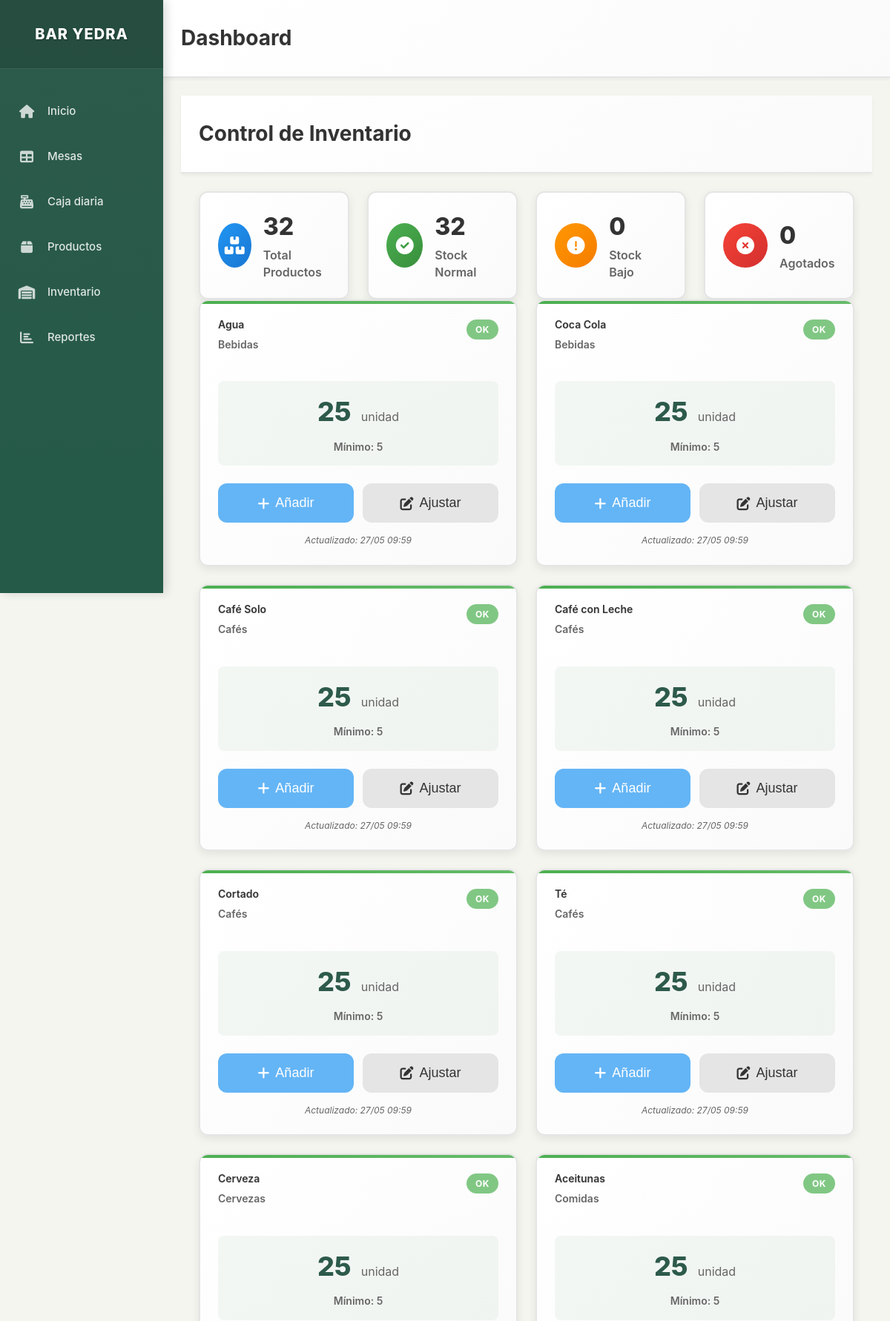
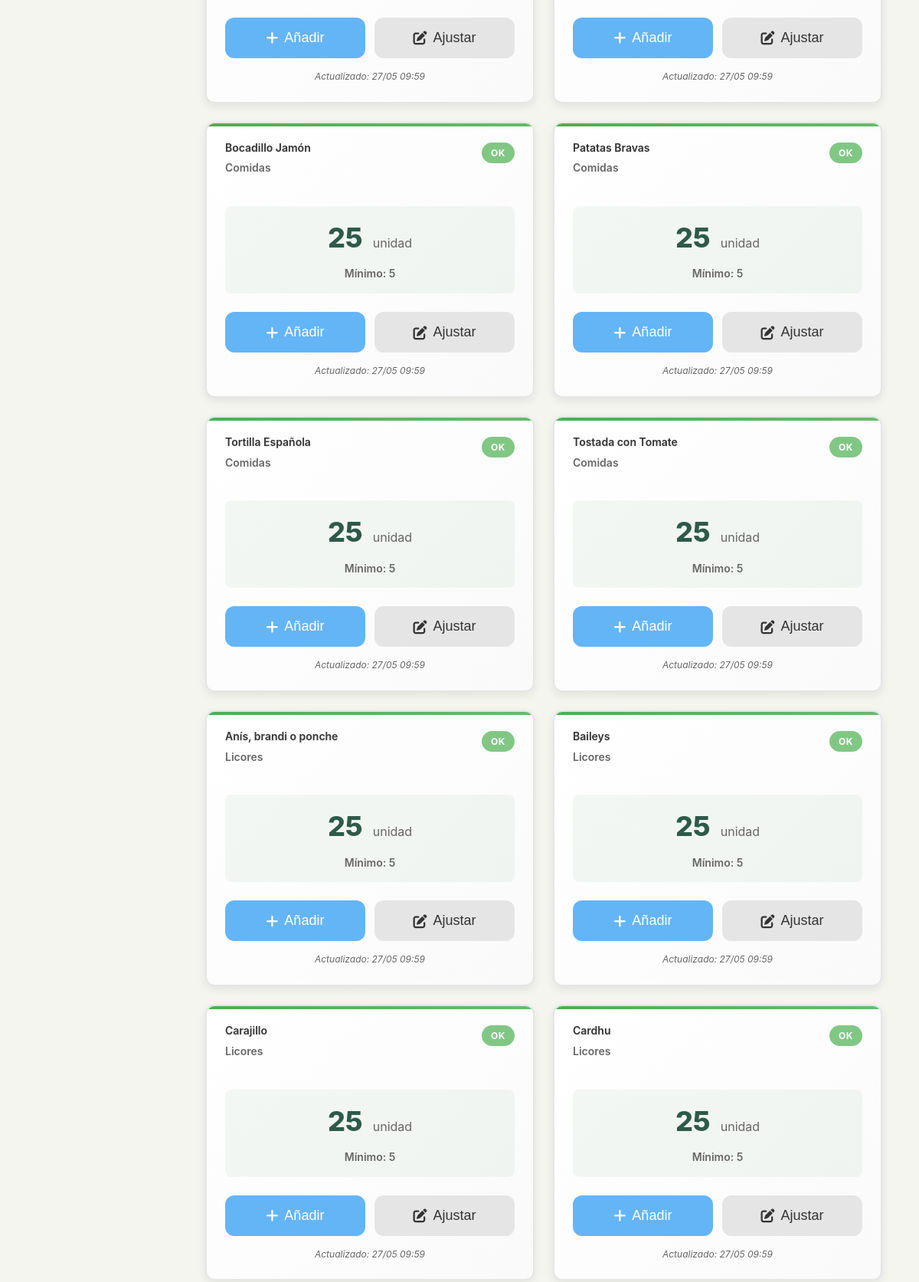
Page /inventory (upper part) on the committed database (2 pictures, top to bottom).
### models.py (models this page shows, shortened)
class Producto(db.Model):
    id = db.Column(db.Integer, primary_key=True)
    nombre = db.Column(db.String(100), nullable=False)
    precio = db.Column(db.Numeric(10, 2), nullable=False)
    categoria = db.Column(db.String(50), nullable=False, default='General')
    foto_url = db.Column(db.String(255), nullable=True)
    descripcion = db.Column(db.Text, nullable=True)
    activo = db.Column(db.Boolean, default=True)
    orden = db.Column(db.Integer, default=0)  # Para ordenar productos en la interfaz
    stock_actual = db.Column(db.Integer, default=0)  # Cantidad actual en stock
    stock_minimo = db.Column(db.Integer, default=5)  # Alerta cuando llegue a este nivel
    unidad_medida = db.Column(db.String(20), default='unidad')  # unidad, litro, kg, etc.
    fecha_actualizacion = db.Column(db.DateTime, default=datetime.utcnow)
    @property
    def stock_bajo(self):
        return self.stock_actual <= self.stock_minimo
    @property
    def stock_agotado(self):
        return self.stock_actual <= 0

### app.py (the view)
@app.route('/inventory')
def inventory():
    productos = Producto.query.filter_by(activo=True).order_by(Producto.categoria, Producto.nombre).all()
    productos_agotados = [p for p in productos if p.stock_agotado]
    productos_bajo_stock = [p for p in productos if p.stock_bajo and not p.stock_agotado]
    return render_template('inventory.html',
                         productos=productos,
                         productos_agotados=productos_agotados,
                         productos_bajo_stock=productos_bajo_stock)

### templates/inventory.html (shortened to what this page needs)
{% extends "layout.html" %}
{% block content %}
<div class="content-header">
    <h1 class="page-title">Control de Inventario</h1>
</div>
<div class="content-container">
    <div class="inventory-summary">
        <div class="summary-card">
            <div class="summary-icon products-total">
                <i class="fas fa-boxes"></i>
            </div>
            <div class="summary-info">
                <h3>{{ productos|length }}</h3>
                <p>Total Productos</p>
            </div>
        </div>
        <div class="summary-card">
            <div class="summary-icon products-ok">
                <i class="fas fa-check-circle"></i>
            </div>
            <div class="summary-info">
                <h3>{{ productos|length - productos_agotados|length - productos_bajo_stock|length }}</h3>
                <p>Stock Normal</p>
            </div>
        </div>
        <div class="summary-card">
            <div class="summary-icon products-low">
                <i class="fas fa-exclamation-circle"></i>
            </div>
            <div class="summary-info">
                <h3>{{ productos_bajo_stock|length }}</h3>
                <p>Stock Bajo</p>
            </div>
        </div>
        <div class="summary-card">
            <div class="summary-icon products-out">
                <i class="fas fa-times-circle"></i>
            </div>
            <div class="summary-info">
                <h3>{{ productos_agotados|length }}</h3>
                <p>Agotados</p>
            </div>
        </div>
    </div>
    <div class="inventory-grid">
        {% for producto in productos %}
        <div class="inventory-item touch-friendly {% if producto.stock_agotado %}stock-agotado{% elif producto.stock_bajo %}stock-bajo{% else %}stock-ok{% endif %}">
            <div class="inventory-header">
                <div class="product-info">
                    <h3 class="product-name">{{ producto.nombre }}</h3>
                    <p class="product-category">{{ producto.categoria }}</p>
                </div>
                <div class="stock-status">
                    {% if producto.stock_agotado %}
                        <span class="status-badge agotado">AGOTADO</span>
                    {% elif producto.stock_bajo %}
                        <span class="status-badge bajo">STOCK BAJO</span>
                    {% else %}
                        <span class="status-badge ok">OK</span>
                    {% endif %}
                </div>
            </div>
            <div class="stock-display">
                <div class="current-stock">
                    <span class="stock-number">{{ producto.stock_actual }}</span>
                    <span class="stock-unit">{{ producto.unidad_medida }}</span>
                </div>
                <div class="min-stock">
                    Mínimo: {{ producto.stock_minimo }}
                </div>
            </div>
            <div class="inventory-actions">
                <button class="btn btn-primary btn-sm touch-friendly" onclick="showAddStockModal({{ producto.id }}, '{{ producto.nombre }}')">
                    <i class="fas fa-plus"></i> Añadir
                </button>
                <button class="btn btn-secondary btn-sm touch-friendly" onclick="showUpdateStockModal({{ producto.id }}, '{{ producto.nombre }}', {{ producto.stock_actual }})">
                    <i class="fas fa-edit"></i> Ajustar
                </button>
            </div>
            <div class="last-update">
                Actualizado: {{ producto.fecha_actualizacion.strftime('%d/%m %H:%M') if producto.fecha_actualizacion else 'Nunca' }}
            </div>
        </div>
        {% endfor %}
    </div>
</div>
{% endblock %}

### rows in the picture
Producto: nombre "Agua", categoria "Bebidas", shows "OK", stock_actual "25", unidad_medida "unidad", stock_minimo "5", fecha_actualizacion "27/05 09:59"
Producto: nombre "Coca Cola", categoria "Bebidas", shows "OK", stock_actual "25", unidad_medida "unidad", stock_minimo "5", fecha_actualizacion "27/05 09:59"
Producto: nombre "Café Solo", categoria "Cafés", shows "OK", stock_actual "25", unidad_medida "unidad", stock_minimo "5", fecha_actualizacion "27/05 09:59"
Producto: nombre "Café con Leche", categoria "Cafés", shows "OK", stock_actual "25", unidad_medida "unidad", stock_minimo "5", fecha_actualizacion "27/05 09:59"
Producto: nombre "Cortado", categoria "Cafés", shows "OK", stock_actual "25", unidad_medida "unidad", stock_minimo "5", fecha_actualizacion "27/05 09:59"
Producto: nombre "Té", categoria "Cafés", shows "OK", stock_actual "25", unidad_medida "unidad", stock_minimo "5", fecha_actualizacion "27/05 09:59"
Producto: nombre "Cerveza", categoria "Cervezas", shows "OK", stock_actual "25", unidad_medida "unidad", stock_minimo "5", fecha_actualizacion "27/05 09:59"
Producto: nombre "Aceitunas", categoria "Comidas", shows "OK", stock_actual "25", unidad_medida "unidad", stock_minimo "5", fecha_actualizacion "27/05 09:59"
Producto: nombre "Bocadillo Jamón", categoria "Comidas", shows "OK", stock_actual "25", unidad_medida "unidad", stock_minimo "5", fecha_actualizacion "27/05 09:59"
Producto: nombre "Patatas Bravas", categoria "Comidas", shows "OK", stock_actual "25", unidad_medida "unidad", stock_minimo "5", fecha_actualizacion "27/05 09:59"
Producto: nombre "Tortilla Española", categoria "Comidas", shows "OK", stock_actual "25", unidad_medida "unidad", stock_minimo "5", fecha_actualizacion "27/05 09:59"
Producto: nombre "Tostada con Tomate", categoria "Comidas", shows "OK", stock_actual "25", unidad_medida "unidad", stock_minimo "5", fecha_actualizacion "27/05 09:59"
Producto: nombre "Anís, brandi o ponche", categoria "Licores", shows "OK", stock_actual "25", unidad_medida "unidad", stock_minimo "5", fecha_actualizacion "27/05 09:59"
Producto: nombre "Baileys", categoria "Licores", shows "OK", stock_actual "25", unidad_medida "unidad", stock_minimo "5", fecha_actualizacion "27/05 09:59"
Producto: nombre "Carajillo", categoria "Licores", shows "OK", stock_actual "25", unidad_medida "unidad", stock_minimo "5", fecha_actualizacion "27/05 09:59"
Producto: nombre "Cardhu", categoria "Licores", shows "OK", stock_actual "25", unidad_medida "unidad", stock_minimo "5", fecha_actualizacion "27/05 09:59"

### other values in the picture
{{ productos|length }} "32"
{{ productos_bajo_stock|length }} "0"
{{ productos_agotados|length }} "0"
